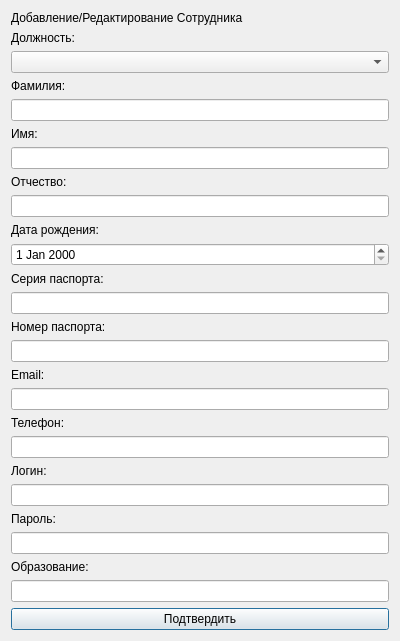
<?xml version="1.0" encoding="UTF-8"?>
<ui version="4.0">
 <class>EmpForm</class>
 <widget class="QDialog" name="EmpForm">
  <property name="geometry">
   <rect>
    <x>0</x>
    <y>0</y>
    <width>400</width>
    <height>500</height>
   </rect>
  </property>
  <property name="windowTitle">
   <string>Доб./Ред. Сотрудника</string>
  </property>
  <layout class="QVBoxLayout" name="verticalLayout">
   <item>
    <widget class="QLabel" name="label">
     <property name="text">
      <string>Добавление/Редактирование Сотрудника</string>
     </property>
    </widget>
   </item>
   <item>
    <widget class="QLabel" name="label_position">
     <property name="text">
      <string>Должность:</string>
     </property>
    </widget>
   </item>
   <item>
    <widget class="QComboBox" name="position_combo"/>
   </item>
   <item>
    <widget class="QLabel" name="label_last_name">
     <property name="text">
      <string>Фамилия:</string>
     </property>
    </widget>
   </item>
   <item>
    <widget class="QLineEdit" name="last_name"/>
   </item>
   <item>
    <widget class="QLabel" name="label_first_name">
     <property name="text">
      <string>Имя:</string>
     </property>
    </widget>
   </item>
   <item>
    <widget class="QLineEdit" name="first_name"/>
   </item>
   <item>
    <widget class="QLabel" name="label_middle_name">
     <property name="text">
      <string>Отчество:</string>
     </property>
    </widget>
   </item>
   <item>
    <widget class="QLineEdit" name="middle_name"/>
   </item>
   <item>
    <widget class="QLabel" name="label_date_of_birth">
     <property name="text">
      <string>Дата рождения:</string>
     </property>
    </widget>
   </item>
   <item>
    <widget class="QDateEdit" name="date_of_birth"/>
   </item>
   <item>
    <widget class="QLabel" name="label_passport_series">
     <property name="text">
      <string>Серия паспорта:</string>
     </property>
    </widget>
   </item>
   <item>
    <widget class="QLineEdit" name="passport_series"/>
   </item>
   <item>
    <widget class="QLabel" name="label_passport_number">
     <property name="text">
      <string>Номер паспорта:</string>
     </property>
    </widget>
   </item>
   <item>
    <widget class="QLineEdit" name="passport_number"/>
   </item>
   <item>
    <widget class="QLabel" name="label_email">
     <property name="text">
      <string>Email:</string>
     </property>
    </widget>
   </item>
   <item>
    <widget class="QLineEdit" name="email"/>
   </item>
   <item>
    <widget class="QLabel" name="label_phone">
     <property name="text">
      <string>Телефон:</string>
     </property>
    </widget>
   </item>
   <item>
    <widget class="QLineEdit" name="phone"/>
   </item>
   <item>
    <widget class="QLabel" name="label_login">
     <property name="text">
      <string>Логин:</string>
     </property>
    </widget>
   </item>
   <item>
    <widget class="QLineEdit" name="login"/>
   </item>
   <item>
    <widget class="QLabel" name="label_password">
     <property name="text">
      <string>Пароль:</string>
     </property>
    </widget>
   </item>
   <item>
    <widget class="QLineEdit" name="password"/>
   </item>
   <item>
    <widget class="QLabel" name="label_education">
     <property name="text">
      <string>Образование:</string>
     </property>
    </widget>
   </item>
   <item>
    <widget class="QLineEdit" name="education"/>
   </item>
   <item>
    <widget class="QPushButton" name="submit_button">
     <property name="text">
      <string>Подтвердить</string>
     </property>
    </widget>
   </item>
  </layout>
 </widget>
 <resources/>
 <connections/>
</ui>
